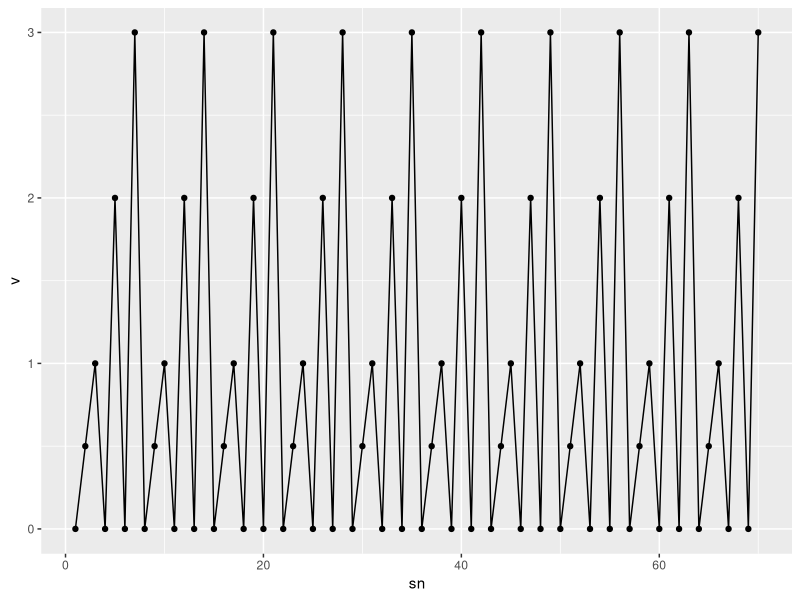
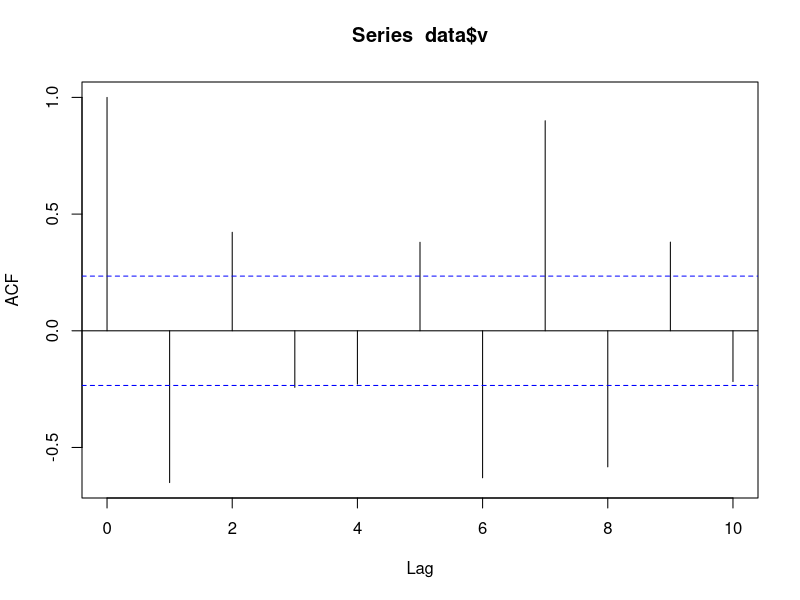

Write R code to recreate these figures, in order.
## ---- chunk 1
knitr::opts_chunk$set(echo = TRUE)
## ---- chunk 2
library(ggplot2)
data <- data.frame(v=rep(c(0, 0.5, 1, 0, 2, 0, 3), times=10))
data$sn <- as.numeric(row.names(data))
ggplot(data, aes(x=sn, y=v)) + geom_line() + geom_point()
## ---- chunk 3
acf(data$v, lag=10, pl=TRUE)
## ---- chunk 4
acf(data$v, lag=10, pl=FALSE)
